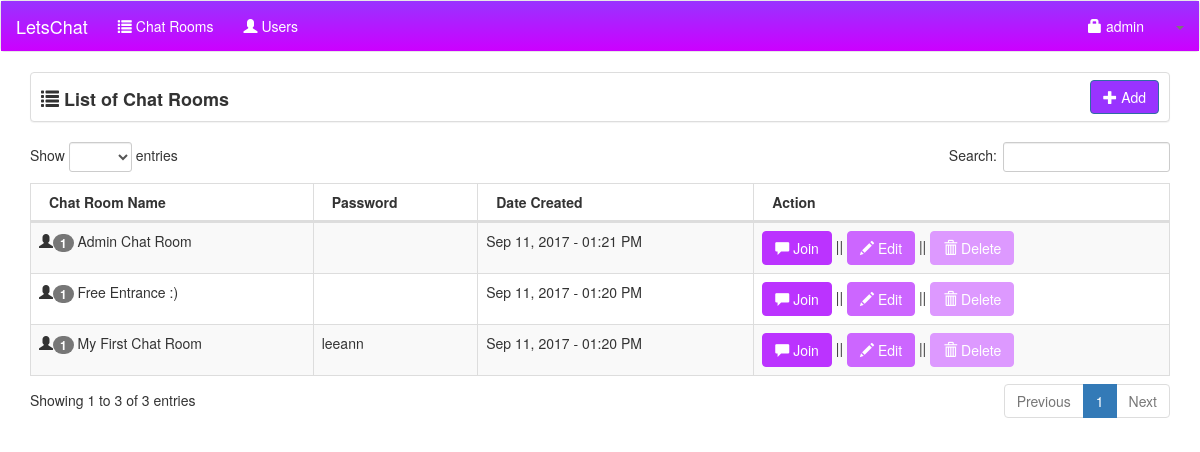
Page /admin/ (signed in) on the earlier database version.
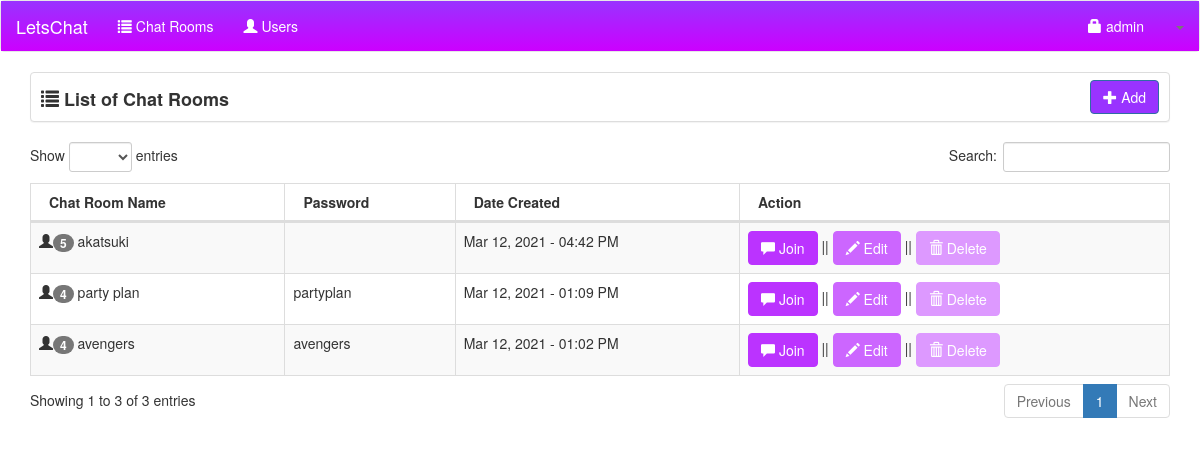
Same page on the later database version.
### tables this page shows
CREATE TABLE IF NOT EXISTS `user` (
  `userid` int(11) NOT NULL AUTO_INCREMENT,
  `username` varchar(30) NOT NULL,
  `password` varchar(150) NOT NULL,
  `uname` varchar(60) NOT NULL,
  `Photo` blob,
  `access` int(1) NOT NULL DEFAULT '2',
  PRIMARY KEY (`userid`)
);

CREATE TABLE IF NOT EXISTS `chatroom` (
  `chatroomid` int(11) NOT NULL AUTO_INCREMENT,
  `chat_name` varchar(60) NOT NULL,
  `date_created` datetime NOT NULL,
  `chat_password` varchar(30) NOT NULL,
  `userid` int(11) NOT NULL,
  PRIMARY KEY (`chatroomid`)
);

### admin/session.php (called while the page is built, shortened)
<?php
	include('../conn.php');
	$sq=mysqli_query($conn,"select * from `user` where userid='".$_SESSION['id']."'");
	$srow=mysqli_fetch_array($sq);
	$user=$srow['username'];
?>

### admin/chatlist.php (the view, shortened to what this page needs)
<div class="col-lg-12">
    <div class="panel panel-default" style="height:50px;">
		<span style="font-size:18px; margin-left:10px; position:relative; top:13px;"><strong><span class="glyphicon glyphicon-list"></span> List of Chat Rooms</strong></span>
		<div class="pull-right" style="margin-right:10px; margin-top:7px;">
			<a href="#add_chatroom" data-toggle="modal" class="btn btn-primary but"><span class="glyphicon glyphicon-plus"></span> Add</a>
		</div>
	</div>
	<table width="100%" class="table table-striped table-bordered table-hover" id="chatRoom">
        <thead>
            <tr>
                <th>Chat Room Name</th>
                <th>Password</th>
				<th>Date Created</th>
				<th>Action</th>
			</tr>
		</thead>
		<tbody>
		<?php
			$query=mysqli_query($conn,"select * from chatroom order by date_created desc");
			while($row=mysqli_fetch_array($query)){
				$num=mysqli_query($conn,"select * from chat_member where chatroomid='".$row['chatroomid']."'");
			?>
			<tr>
				<td><span class="glyphicon glyphicon-user"></span><span class="badge"><?php echo mysqli_num_rows($num); ?></span> <?php echo $row['chat_name']; ?></td>
				<td><input type="hidden" id="pass<?php echo $row['chatroomid']; ?>" value="<?php echo $row['chat_password']; ?>"><?php echo $row['chat_password']; ?></td>
				<td><?php echo date('M d, Y - h:i A', strtotime($row['date_created'])); ?></td>
				<td><a href="chatroom.php?id=<?php echo $row['chatroomid']; ?>" class="btn btn-info b1"><span class="glyphicon glyphicon-comment"></span> Join</a> ||
					<button class="btn btn-warning edit b2" value="<?php echo $row['chatroomid']; ?>"><span class="glyphicon glyphicon-pencil"></span> Edit</button> ||
					<button class="btn btn-danger delete b3" value="<?php echo $row['chatroomid']; ?>"><span class="glyphicon glyphicon-trash"></span> Delete</button>
				</td>
			</tr>
			<?php
			}
		?>
        </tbody>
    </table>
</div>

### admin/header.php (shortened to what this page needs)
<!DOCTYPE html>
<html>
<head>
	<link rel="stylesheet" href="https://maxcdn.bootstrapcdn.com/bootstrap/3.3.6/css/bootstrap.min.css" />
	<link href="../css/dataTables.bootstrap.css" rel="stylesheet">
	<link href="../css/dataTables.responsive.css" rel="stylesheet">
</head>

### admin/index.php (shortened to what this page needs)
<?php include('session.php'); ?>
<?php include('header.php'); ?>
<body>
<?php include('navbar.php'); ?>
<div class="container">
	<div class="row">
		<?php include('chatlist.php'); ?>
	</div>
</div>
</body>
</html>

### admin/navbar.php (shortened to what this page needs)
<!doctype html>
<html>
	<head>
	</head>
<nav class="navbar navbar-default navi">
    <div class="container-fluid navi">
		<div class="navbar-header">
			<a class="navbar-brand w" href="">LetsChat</a>
		</div>
		<ul class="nav navbar-nav">
			<li><a class="w" href="index.php"><span class="glyphicon glyphicon-list"></span> Chat Rooms</a></li>
			<li><a class="w" href="user.php"><span class="glyphicon glyphicon-user"></span> Users</a></li>
		</ul>
		<ul class="nav navbar-nav navbar-right">
			<li><a class="w" href="#account" data-toggle="modal"><span class="glyphicon glyphicon-lock"></span> <?php echo $user; ?></a></li>
			<li class="dropdown">
				<a class="dropdown-toggle" data-toggle="dropdown" href="#"><span class="caret"></span></a>
			</li>
		</ul>
    </div>
</nav>
</html>

### admin/navbar.php (style rules this page uses)
.navi { background:linear-gradient(to bottom, #9933ff 0%, #cc00ff 100%); }
.w { color:white !important; }

### admin/chatlist.php (style rules this page uses)
.but { background-color:#9933ff !important; }
.b1 { background-color:#bb33ff !important; border: 1px solid #bb33ff; transition-duration:0.4s; }
.b2 { background-color:#cc66ff !important; border: 1px solid #cc66ff; transition-duration:0.4s; }
.b3 { background-color:#dd99ff !important; border: 1px solid #dd99ff; transition-duration:0.4s; }

### admin/crudroom_modal.php (style rules this page uses)
.but { background-color:#9933ff !important; }
.b1 { background-color:#bb33ff !important; border: 1px solid #bb33ff; transition-duration:0.4s; }
.b2 { background-color:#cc66ff !important; border: 1px solid #cc66ff; transition-duration:0.4s; }
.b3 { background-color:#dd99ff !important; border: 1px solid #dd99ff; transition-duration:0.4s; }

### admin/modal.php (style rules this page uses)
.but { background-color:#9933ff !important; }
.b1 { background-color:#bb33ff !important; border: 1px solid #bb33ff; transition-duration:0.4s; }
.b2 { background-color:#cc66ff !important; border: 1px solid #cc66ff; transition-duration:0.4s; }
.b3 { background-color:#dd99ff !important; border: 1px solid #dd99ff; transition-duration:0.4s; }

Differences in the rows shown:
removed chatroom: mysqli_num_rows($num) "1", chat_name "Admin Chat Room", date_created "Sep 11, 2017 - 01:21 PM", $row['chatroomid'] 3 (drawn)
removed chatroom: mysqli_num_rows($num) "1", chat_name "Free Entrance :)", date_created "Sep 11, 2017 - 01:20 PM", $row['chatroomid'] 2 (drawn)
removed chatroom: mysqli_num_rows($num) "1", chat_name "My First Chat Room", chat_password "leeann", date_created "Sep 11, 2017 - 01:20 PM"
added chatroom: mysqli_num_rows($num) "5", chat_name "akatsuki", date_created "Mar 12, 2021 - 04:42 PM", $row['chatroomid'] 6 (drawn)
added chatroom: mysqli_num_rows($num) "4", chat_name "party plan", chat_password "partyplan", date_created "Mar 12, 2021 - 01:09 PM", $row['chatroomid'] 5 (drawn)
added chatroom: mysqli_num_rows($num) "4", chat_name "avengers", chat_password "avengers", date_created "Mar 12, 2021 - 01:02 PM"
